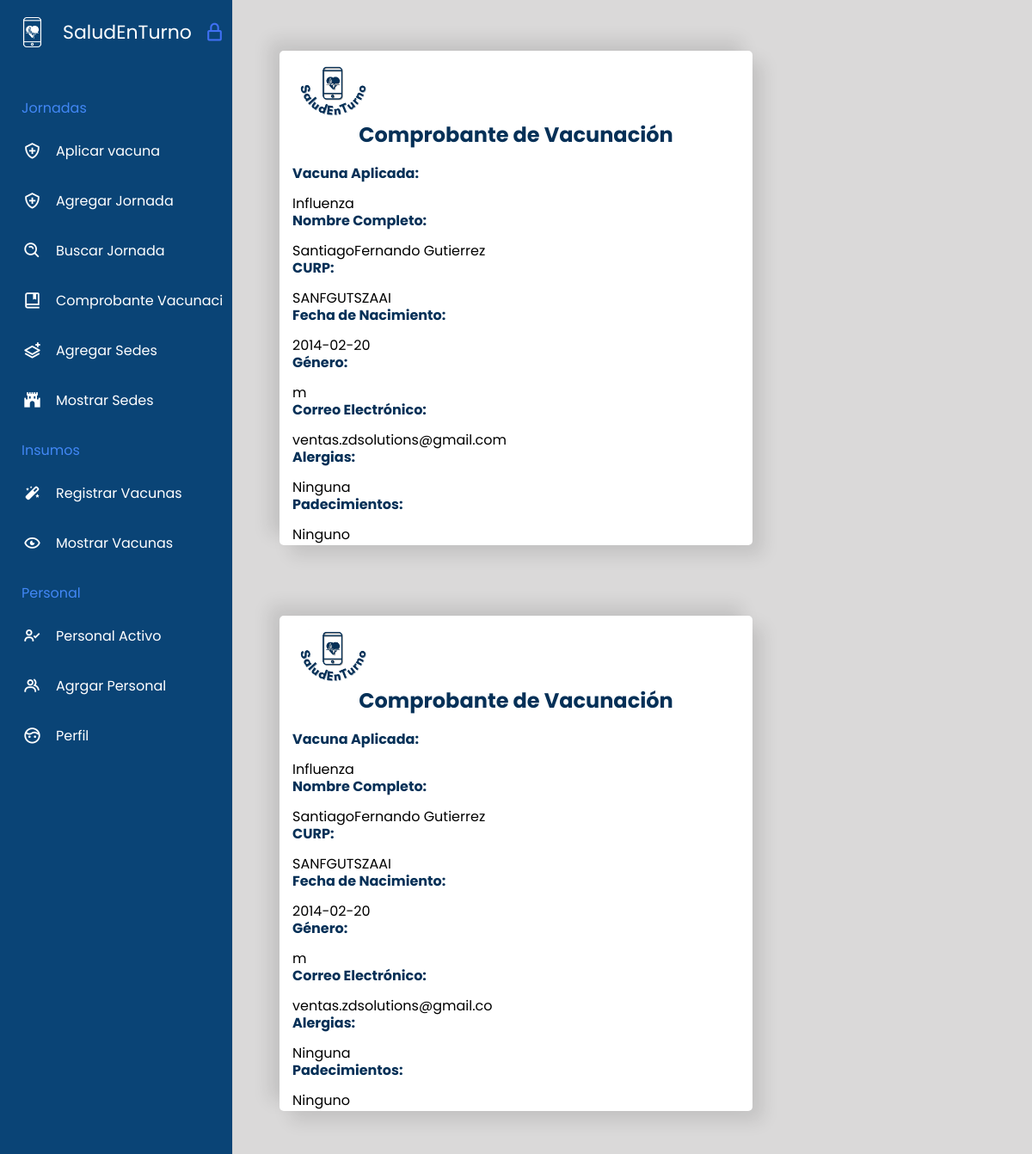
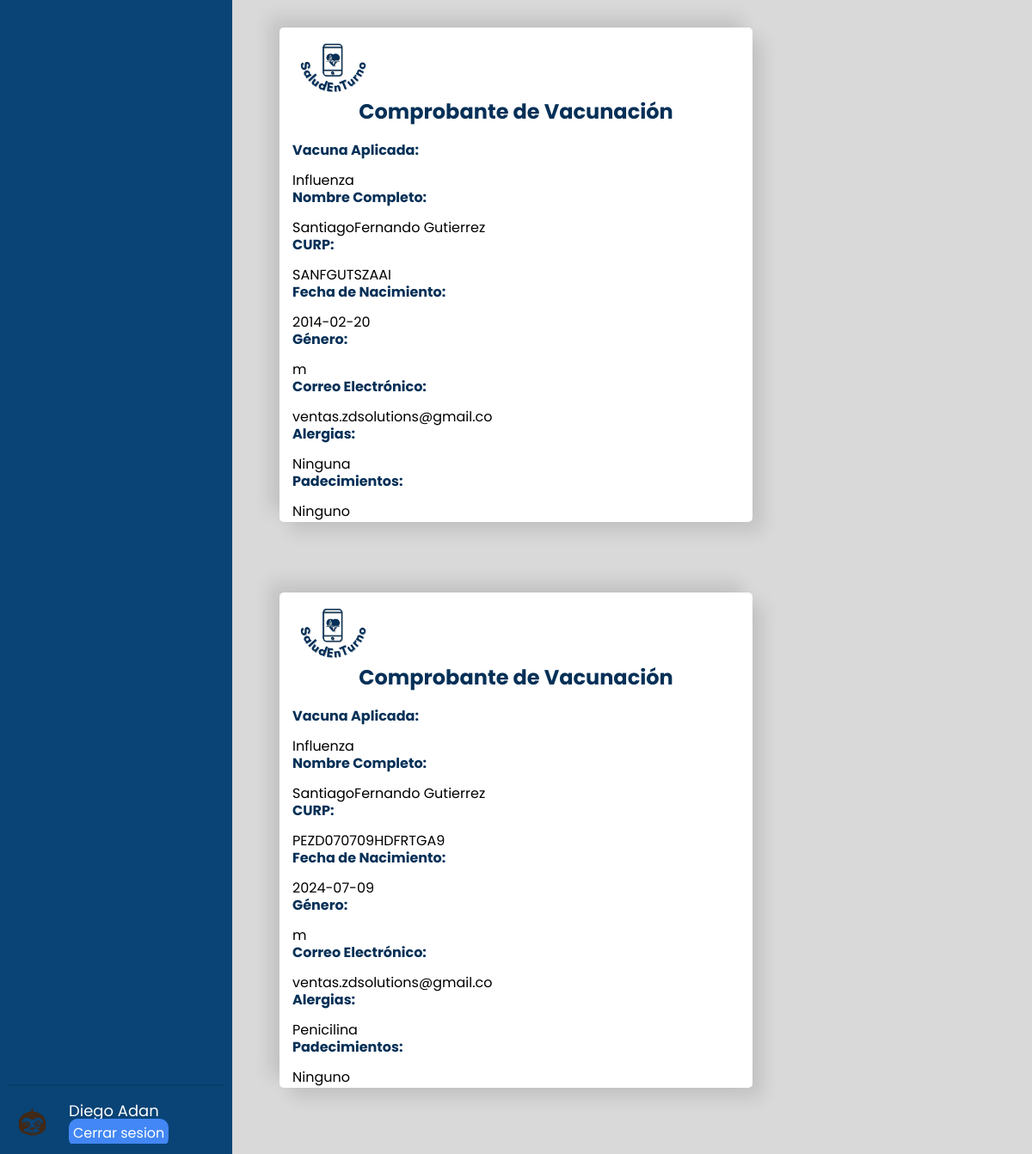
The page /comprobante.php (signed in) on the database its author committed (2 pictures, top to bottom).
### tables this page shows
CREATE TABLE `usuarios` (
  `id_usuarios` int(11) NOT NULL,
  `cedula` char(9) DEFAULT NULL,
  `nombre` char(40) DEFAULT NULL,
  `ape_pate` char(30) DEFAULT NULL,
  `ape_mate` char(30) DEFAULT NULL,
  `correo` char(40) DEFAULT NULL,
  `celular` char(10) DEFAULT NULL,
  `id_sede` int(11) DEFAULT NULL,
  `id_rol` int(1) DEFAULT NULL,
  `password` varchar(16) NOT NULL,
  `admin_rel` int(5) DEFAULT NULL
);

CREATE TABLE `paciente` (
  `id_paciente` int(11) NOT NULL,
  `CURP` char(18) DEFAULT NULL,
  `correo` char(50) DEFAULT NULL,
  `Fecha_de_nacimiento` date DEFAULT NULL,
  `genero` char(1) DEFAULT NULL,
  `nover` int(11) DEFAULT NULL,
  `novers` int(11) DEFAULT NULL,
  `Nombre` char(30) NOT NULL,
  `apep` char(30) DEFAULT NULL,
  `apem` char(30) DEFAULT NULL,
  `alergias` char(100) NOT NULL,
  `padecimientos` char(100) NOT NULL,
  `admin_rel` char(10) NOT NULL
);

### logica/admin.php (called while the page is built, shortened)
<?php
    $inc = include ("conexion.php");
    $nombre = $_SESSION["username"];
    $sql = "SELECT * FROM usuarios WHERE cedula = '".$nombre."'";
    $resultado = mysqli_query($conn,$sql);
    while($data = $resultado->fetch_assoc()) {
        $user_cedula = $data['cedula'];
        $user_nombre = $data['nombre'];
    }
?>

### comprobante.php (the view, shortened to what this page needs)
<!DOCTYPE html>
<html lang="es">
<head>
<link rel="stylesheet" href="assets/css/comprobante.css">
    <link rel="stylesheet" href="./assets/css/nav.css">
    <link flex href="https://unpkg.com/boxicons@2.1.4/css/boxicons.min.css" rel="stylesheet" />
    <script src="assets/js/script.js" defer></script></body>
</head>
<body>
<?php
    include "nav.php";
    $inc = include("logica/conexion.php");
    if ($inc) {
        $consulta = "SELECT * FROM paciente WHERE admin_rel = '".$user_cedula."'";
        $resultado = mysqli_query($conn,$consulta);
        if ($resultado) {
            while ($row = $resultado->fetch_array()) {
                $curp = $row["CURP"];
                $name = $row["Nombre"];
                $apep = $row["apep"];
                $apem = $row["apem"];
                $correo = $row["correo"];
                $gen = $row["genero"];
                $naci = $row["Fecha_de_nacimiento"];
                $alergias = $row["alergias"];
                $padeci = $row["padecimientos"];
?>
<div class="comprobante">
    <img src="assets/img/set.png" alt="Imagen" class="imagen-derecha">
    <h2 class="titulo">Comprobante de Vacunación</h2>
    <div class="campo">
        <strong>Vacuna Aplicada: </strong>
            <span id="vac" class="span">Influenza</span>
    </div>
    <div class="campo">
        <strong>Nombre Completo:</strong>
            <span id="nombre" class="span"><?php echo $name, "", $apep, " ", $apem;?></span>
    </div>
    <div class="campo">
        <strong>CURP:</strong>
            <span id="curp" class="span"><?php echo $curp;?></span>
    </div>
    <div class="campo">
        <strong>Fecha de Nacimiento:</strong>
            <span id="fecha-nac" class="span"><?php echo $naci;?></span>
    </div>
    <div class="campo">
        <strong>Género:</strong>
            <span id="genero" class="span"><?php echo $gen;?></span>
    </div>
    <div class="campo">
        <strong>Correo Electrónico:</strong>
            <span id="email" class="span"><?php echo $correo;?></span>
    </div>
    <div class="campo">
        <strong>Alergias:</strong>
            <span id="alergias" class="span"><?php echo $alergias;?></span>
    </div>
    <div class="campo">
        <strong>Padecimientos:</strong>
            <span id="padecimientos" class="span"><?php echo $padeci;?></span>
    </div>
</div>
<br><br><br><br>
<?php
        }
    }
}
?>
</body>
</html>

### nav.php (shortened to what this page needs)
<?php
include("logica/admin.php");
?>
<div>
<nav class="sidebar locked">
  <div class="logo_items flex">
    <span class="nav_image">
      <img src="assets/img/logo-blanco.png" alt="logo_img" />
    </span>
    <span class="logo_name">SaludEnTurno</span>
    <i class="bx bx-lock-alt" id="lock-icon" title="Unlock Sidebar"></i>
  </div>
  <div class="menu_container">
    <div class="menu_items">
      <ul class="menu_item">
        <div class="menu_title flex">
          <span class="title">Jornadas</span>
        </div>
        <li class="item">
          <a href="pacientes.php" class="link flex">
            <i class='bx bx-shield-plus'></i>
            <span>Aplicar vacuna</span>
          </a>
        </li>
        <li class="item">
          <a href="jornadas.php" class="link flex">
            <i class='bx bx-shield-plus'></i>
            <span>Agregar Jornada</span>
          </a>
        </li>
        <li class="item">
          <a href="buscar.php" class="link flex">
            <i class='bx bx-search-alt' ></i>
            <span>Buscar Jornada</span>
          </a>
        </li>
        <li class="item">
          <a href="comprobante.php" class="link flex">
          <i class='bx bx-book-bookmark'></i>
            <span>Comprobante Vacunacion</span>
          </a>
        </li>
        <li class="item">
          <a href="agregar_sede.php" class="link flex">
          <i class='bx bx-layer-plus'></i>
            <span>Agregar Sedes</span>
          </a>
        </li>
        <li class="item">
          <a href="mostrar_sede.php" class="link flex">
          <i class='bx bxs-castle'></i>
            <span>Mostrar Sedes</span>
          </a>
        </li>
      </ul>
      <ul class="menu_item">
        <div class="menu_title flex">
          <span class="title">Insumos</span>
        </div>
        <li class="item">
          <a href="registro-vacunas.php" class="link flex">
            <i class="bx bxs-magic-wand"></i>
            <span>Registrar Vacunas</span>
          </a>
        </li>
        <li class="item">
          <a href="regis.php" class="link flex">
          <i class='bx bx-show-alt'></i>
            <span>Mostrar Vacunas</span>
          </a>
        </li>
      </ul>
      <ul class="menu_item">
        <div class="menu_title flex">
          <span class="title">Personal</span>
        </div>
        <li class="item">
          <a href="personal_activo.php" class="link flex">
            <i class='bx bx-user-check'></i>
            <span>Personal Activo</span>
          </a>
        </li>
        <li class="item">
          <a href="agregar_personal.php" class="link flex">
            <i class='bx bx-group'></i>
            <span>Agrgar Personal</span>
          </a>
        </li>
        <li class="item">
          <a href="perfil.php" class="link flex">
          <i class='bx bx-face' ></i>
            <span>Perfil</span>
          </a>
        </li>
      </ul>
    </div>
    <div class="sidebar_profile flex">
      <span class="nav_image">
        <img src="assets/img/perfil.png" alt="logo_img" />
      </span>
      <div class="data_text">
        <span class="name"><?php echo $user_nombre;?></span>
        <br>
        <span class="cerrar"><a href="logica/salir.php">Cerrar sesion</a></span>
      </div>
    </div>
  </div>
</nav>
</div>
<br><br><br>

### assets/css/comprobante.css (style rules this page uses)
body { font-family: Arial, sans-serif !important; margin: 0 !important; padding: 0 !important; background-color: #dad9d9 !important; }
.comprobante { display: flex !important; flex-direction: column !important; width: 100% !important; max-width: 550px !important; margin: 5px auto !important; padding: 15px !important; border: none !important; border-radius: 5px !important; box-shadow: 12px 12px 20px rgba(0, 0, 0, 0.1),-12px -12px 20px rgba(0, 0, 0, 0.1) !important; background-color: #fff !important; }
.comprobante .imagen-derecha { float: left !important; display: flex !important; width: 100px !important; height:min-content !important; flex-direction: column !important; }
.titulo { text-align: center !important; margin-bottom: 5px !important; color: #053057 !important; }
.campo { color:#053057 !important; flex-direction: column !important; display: inline-block !important; height: 35px !important; width: 100% !important; margin-bottom: 10px !important; margin-top: 10px !important; }
.span { display: inline-block !important; color: black !important; flex-direction: column !important; height: 35px !important; width: 100% !important; margin-top: 10px !important; }

### assets/css/nav.css (style rules this page uses)
* { margin: 0; padding: 0; box-sizing: border-box; font-family: "Poppins", sans-serif; }
:root { --primary-color: #0A4476; --second-color: #4287f5; --black-color: #000; --gray-color: #758086; --gray-trans: rgba(112, 128, 134, 0.3); --blue-trans: rgba(10, 68, 118, 0.3) }
body { min-height: 100vh; background: #eef5fe; }
.flex { display: flex; align-items: center; }
.nav_image { display: flex; min-width: 55px; justify-content: center; }
.nav_image img { height: 35px; width: 35px; object-fit: cover; }
.sidebar { position: fixed; top: 0; left: 0; height: 100%; width: 270px; background: var(--primary-color); padding: 15px 10px; box-shadow: 0 0 2px rgba(0, 0, 0, 0.1); transition: all 0.4s ease; }
.logo_items { gap: 8px; }
.logo_name { font-size: 22px; color: #fff; font-weight: 500px; transition: all 0.3s ease; }
#lock-icon, #sidebar-close { padding: 10px; color: #4070f4; font-size: 25px; cursor: pointer; margin-left: -4px; transition: all 0.3s ease; }
.menu_container { display: flex; flex-direction: column; justify-content: space-between; margin-top: 40px; overflow-y: auto; height: calc(100% - 82px); }
.menu_title { position: relative; height: 50px; width: 55px; }
.menu_title .title { margin-left: 15px; transition: all 0.3s ease; color: var(--second-color); }
.item { list-style: none; }
.link { text-decoration: none; border-radius: 8px; margin-bottom: 8px; color: #fff; }
.link span { white-space: nowrap; }
.link i { height: 50px; min-width: 55px; display: flex; font-size: 22px; align-items: center; justify-content: center; border-radius: 4px; }
.sidebar_profile { padding-top: 15px; margin-top: 15px; gap: 15px; border-top: 2px solid rgba(0, 0, 0, 0.1); }
.sidebar_profile .name { font-size: 18px; color: #fff !important; }
.sidebar_profile .cerrar { text-decoration: none; background: var(--second-color) !important; padding: 5px; border-radius: 10px; transform: 1s; }
.sidebar_profile .cerrar a { text-decoration: none; color: #fff !important; }

### rows shown on the page
usuarios: nombre "Diego Adan"
paciente: Nombre "Santiago", apep "Fernando", apem "Gutierrez", CURP "SANFGUTSZAAI", Fecha_de_nacimiento "2014-02-20", genero "m", correo "ventas.zdsolutions@gmail.com", alergias "Ninguna", padecimientos "Ninguno"
paciente: Nombre "Santiago", apep "Fernando", apem "Gutierrez", CURP "SANFGUTSZAAI", Fecha_de_nacimiento "2014-02-20", genero "m", correo "ventas.zdsolutions@gmail.co", alergias "Ninguna", padecimientos "Ninguno"
paciente: Nombre "Santiago", apep "Fernando", apem "Gutierrez", CURP "SANFGUTSZAAI", Fecha_de_nacimiento "2014-02-20", genero "m", correo "ventas.zdsolutions@gmail.co", alergias "Ninguna", padecimientos "Ninguno"
paciente: Nombre "Santiago", apep "Fernando", apem "Gutierrez", CURP "PEZD070709HDFRTGA9", Fecha_de_nacimiento "2024-07-09", genero "m", correo "ventas.zdsolutions@gmail.co", alergias "Penicilina", padecimientos "Ninguno"
